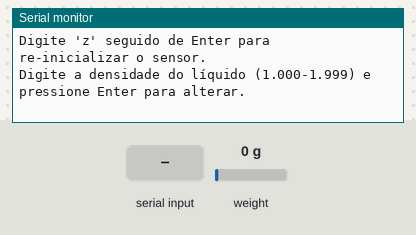
The sketch below on a simulated Arduino Uno, built with avr-gcc and run on an emulated ATmega328P. Shown: the last lines printed to the serial monitor. The inputs (shaded band) are chosen by the test bench; at power-on: weight on the scale 0 g.

Above: at 1.3 s.
1.4 s: weight on the scale set to 100 g
At 3.0 s:
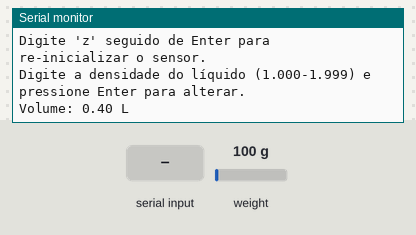
3.7 s: "r\n" received over Serial
At 4.9 s:
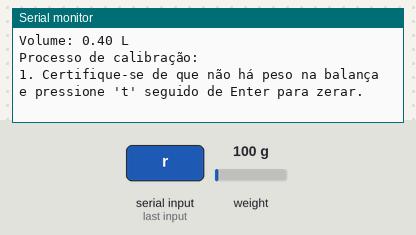
5.2 s: "t\n" received over Serial
At 6.7 s:
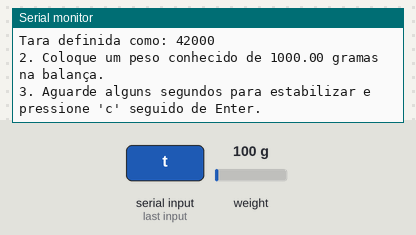

Measured:
- after the input at 1.4 s, the serial monitor: prints a new line after 0.81 s (image 1)
- after the input at 3.7 s, the serial monitor: prints a new line at once (image 2)
- after the input at 5.2 s, the serial monitor: prints a new line after 0.11 s (image 3)

The sketch:

T0_2_Converter_Peso_Volume.ino
```cpp
#include <HX711.h>

// Defina os pinos do HX711
#define LOADCELL_DOUT_PIN 3 // DFT no seu caso
#define LOADCELL_SCK_PIN 2  // SCL no seu caso

HX711 scale;
long tareValue = 0;
float calibrationFactor = 105.60; // Fator de calibração fixo INICIAL
const float knownWeightGram = 1000.0; // Peso de referência para o fator
unsigned long lastReadTime = 0;
const unsigned long readInterval = 1000; // Intervalo de leitura em milissegundos (1 segundo)
bool calibrated = true; // Inicialmente considerado calibrado com o fator fixo
bool calibrationMessageDisplayed = false;
float liquidDensitySG = 1.000; // Densidade inicial (água)
bool densitySet = true; // Densidade inicial já está definida
float lastDisplayedVolume = 0.0;
const float significantChangeThreshold = 0.05;

void reinitializeScale() {
  Serial.println("\nRe-inicializando o sensor HX711...");
  scale.begin(LOADCELL_DOUT_PIN, LOADCELL_SCK_PIN);
  Serial.println("HX711 re-inicializado.");
  tareValue = 0; // Reset da tara também pode ser útil
}

void calibrateScale() {
  Serial.println("\nProcesso de calibração:");
  Serial.println("1. Certifique-se de que não há peso na balança e pressione 't' seguido de Enter para zerar.");
  while (Serial.available() == 0 || Serial.read() != 't') {
    delay(100);
  }
  tareValue = scale.read();
  Serial.print("Tara definida como: ");
  Serial.println(tareValue);

  Serial.println("2. Coloque um peso conhecido de " + String(knownWeightGram) + " gramas na balança.");
  Serial.println("3. Aguarde alguns segundos para estabilizar e pressione 'c' seguido de Enter.");
  while (Serial.available() == 0 || Serial.read() != 'c') {
    delay(100);
  }
  long readingWithWeight = scale.read();
  if (readingWithWeight <= tareValue) {
    Serial.println("Erro na leitura com peso. Certifique-se de que o peso conhecido está na balança.");
    Serial.println("Recalibração abortada. Digite 'r' para tentar novamente.");
    calibrated = true; // Mantém como calibrado com o fator fixo
    calibrationMessageDisplayed = false;
    return;
  }
  calibrationFactor = (float)(readingWithWeight - tareValue) / knownWeightGram;
  Serial.print("Novo fator de calibração calculado: ");
  Serial.println(calibrationFactor, 2);
  Serial.println("Calibração concluída.");
  calibrated = true;
  calibrationMessageDisplayed = false; // Reset da flag após a calibração bem-sucedida
}

void setup() {
  Serial.begin(115200);
  delay(100);
  Serial.println("Iniciando balança com HX711...");
  Serial.println("HX711 inicializado.");
  Serial.print("Fator de calibração inicial: " + String(calibrationFactor, 2) + " (referência: 1000g/SG1.000)");
  Serial.println();
  Serial.println("Densidade inicial do líquido: " + String(liquidDensitySG, 3) + " (SG)");
  Serial.println("Digite 'r' seguido de Enter para recalibrar a balança.");
  Serial.println("Digite 't' seguido de Enter para zerar a balança.");
  Serial.println("Digite 'z' seguido de Enter para re-inicializar o sensor.");
  Serial.println("Digite a densidade do líquido (1.000-1.999) e pressione Enter para alterar.");
  calibrationMessageDisplayed = true; // Marca que a mensagem de instrução foi exibida
}

void loop() {
  if (Serial.available() > 0) {
    String command = Serial.readStringUntil('\n');
    command.trim();
    if (command == "r") {
      calibrated = false; // Permite a recalibração
      calibrateScale();
    } else if (command == "t") {
      tareValue = scale.read();
      Serial.print("Balança zerada. Novo valor de tara: ");
      Serial.println(tareValue);
      lastDisplayedVolume = 0.0; // Força a exibir a próxima leitura após zerar
    } else if (command == "z") {
      reinitializeScale();
      lastDisplayedVolume = 0.0; // Força a exibir a próxima leitura após re-inicializar
    } else if (command.toFloat() >= 1.000 && command.toFloat() <= 1.999) {
      liquidDensitySG = command.toFloat();
      Serial.print("Densidade do líquido definida como: ");
      Serial.println(liquidDensitySG, 3);
      densitySet = true;
      lastDisplayedVolume = 0.0; // Força a exibir a próxima leitura após mudar a densidade
    } else if (command.length() > 0 && command != "r" && command != "t" && command != "z") {
      Serial.println("Comando desconhecido ou densidade inválida. Digite 'r', 't', 'z' ou a densidade (1.000-1.999).");
    }
    while (Serial.available()) {
      Serial.read(); // Limpar o buffer serial
    }
  }

  if (calibrated && scale.is_ready() && densitySet && (millis() - lastReadTime >= readInterval)) {
    long rawValue = scale.read();
    float weightKg = (rawValue - tareValue) / calibrationFactor / 1000.0;
    float volumeLiters = weightKg / liquidDensitySG;

    if (abs(volumeLiters - lastDisplayedVolume) >= significantChangeThreshold) {
      Serial.print("Volume: ");
      Serial.print(volumeLiters, 2); // Apenas 2 dígitos após a vírgula para o volume
      Serial.println(" L");
      lastDisplayedVolume = volumeLiters; // Atualiza o último volume exibido
    }
    lastReadTime = millis(); // Correção aqui!
  } else if (!calibrated && !calibrationMessageDisplayed) {
    Serial.println("A balança precisa ser calibrada. Digite 'r' seguido de Enter.");
    calibrationMessageDisplayed = true; // Marca que a mensagem foi exibida
  } else if (!scale.is_ready() && (millis() - lastReadTime >= readInterval)) { // Correção aqui!
    Serial.println("HX711 não está pronto.");
    lastReadTime = millis();
  } else if (!densitySet) {
    Serial.println("Digite a densidade do líquido (1.000-1.999) e pressione Enter.");
  }
  delay(10); // Pequeno delay para evitar ocupação excessiva da CPU
}
```
